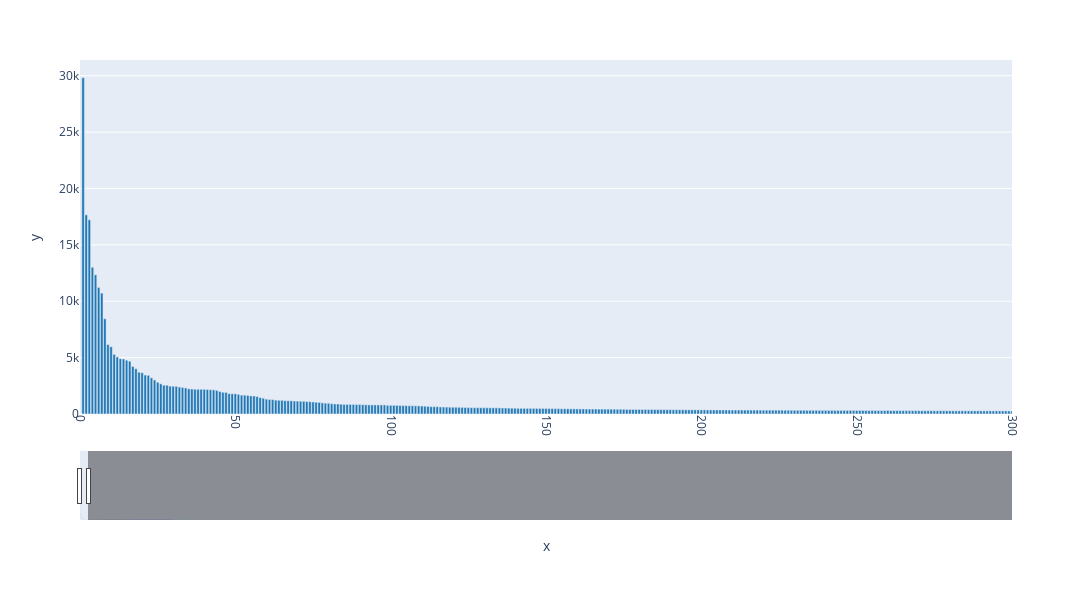

The code cell stored with this chart in its notebook:
### Markdown cell above
### >>> **Exercise 14 (take home):** 
Additionally, you can attempt to sort the terms on the `x-axis` by frequency instead of in alphabetical order. This way the visualization is more meaninfgul and you will be able to observe the so called [long tail](https://en.wikipedia.org/wiki/Long_tail) (get familiar with this term since it will appear a lot in data mining and other statistics courses). see picture below

![alt txt](https://upload.wikimedia.org/wikipedia/commons/thumb/8/8a/Long_tail.svg/1000px-Long_tail.svg.png)

### Code cell
# Answer here
import plotly.express as px

term_f = np.asarray(X_counts.sum(axis=0)).ravel()

index_sorted = sorted(range(len(term_f)), key=lambda i: term_f[i], reverse=True)

freq_sorted = [term_f[i] for i in index_sorted]
rank = np.arange(1, len(freq_sorted)+1)

fig = px.bar(x=rank, y= freq_sorted , color_discrete_sequence=["#1f77b4"])
fig.update_layout(
    width=2000, height=600,#放大
    xaxis=dict(
        range=[0, 300],  # 預設顯示前300個
        rangeslider=dict(visible=True) 
    )
)
fig.update_layout(xaxis_tickangle=90)
fig.show()

### Figure 1 — Plotly figure (JSON) as saved in the notebook; plotly's stock layout.template omitted (floating-point values rounded to 4 significant figures; data arrays with more than 128 entries replaced by an {"elided": "..."} marker saying what was removed)
{"data": [{"hovertemplate": "x=%{x}<br>y=%{y}<extra></extra>", "legendgroup": "", "marker": {"color": "#1f77b4", "pattern": {"shape": ""}}, "name": "", "orientation": "v", "showlegend": false, "textposition": "auto", "type": "bar", "x": {"elided": "35789 int values"}, "xaxis": "x", "y": {"elided": "35789 int values"}, "yaxis": "y"}], "layout": {"barmode": "relative", "height": 600, "legend": {"tracegroupgap": 0}, "margin": {"t": 60}, "width": 2000, "xaxis": {"anchor": "y", "domain": [0, 1], "range": [0, 300], "rangeslider": {"visible": true}, "tickangle": 90, "title": {"text": "x"}}, "yaxis": {"anchor": "x", "domain": [0, 1], "title": {"text": "y"}}}}
